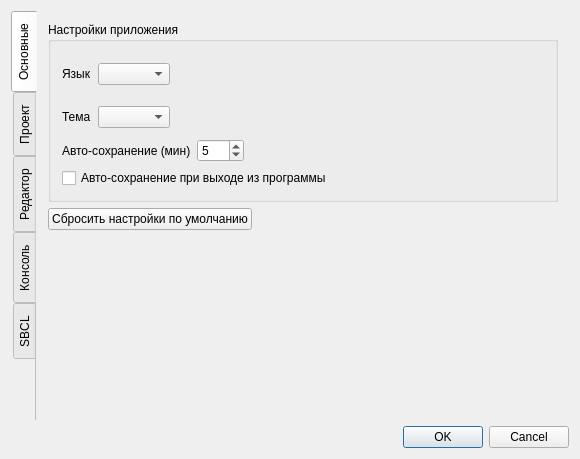
<?xml version="1.0" encoding="UTF-8"?>
<ui version="4.0">
 <class>SettingsDialog</class>
 <widget class="QDialog" name="SettingsDialog">
  <property name="enabled">
   <bool>true</bool>
  </property>
  <property name="geometry">
   <rect>
    <x>0</x>
    <y>0</y>
    <width>580</width>
    <height>459</height>
   </rect>
  </property>
  <property name="minimumSize">
   <size>
    <width>400</width>
    <height>400</height>
   </size>
  </property>
  <property name="contextMenuPolicy">
   <enum>Qt::ContextMenuPolicy::NoContextMenu</enum>
  </property>
  <property name="windowTitle">
   <string>Настройки</string>
  </property>
  <property name="sizeGripEnabled">
   <bool>false</bool>
  </property>
  <property name="modal">
   <bool>false</bool>
  </property>
  <layout class="QGridLayout" name="gridLayout">
   <item row="1" column="0">
    <widget class="QTabWidget" name="tabWidget">
     <property name="contextMenuPolicy">
      <enum>Qt::ContextMenuPolicy::NoContextMenu</enum>
     </property>
     <property name="tabPosition">
      <enum>QTabWidget::TabPosition::West</enum>
     </property>
     <property name="currentIndex">
      <number>0</number>
     </property>
     <property name="elideMode">
      <enum>Qt::TextElideMode::ElideLeft</enum>
     </property>
     <property name="documentMode">
      <bool>true</bool>
     </property>
     <property name="tabsClosable">
      <bool>false</bool>
     </property>
     <property name="movable">
      <bool>false</bool>
     </property>
     <property name="tabBarAutoHide">
      <bool>false</bool>
     </property>
     <widget class="QWidget" name="generalTab">
      <property name="contextMenuPolicy">
       <enum>Qt::ContextMenuPolicy::NoContextMenu</enum>
      </property>
      <attribute name="title">
       <string>Основные</string>
      </attribute>
      <layout class="QGridLayout" name="gridLayout_2">
       <item row="2" column="0">
        <spacer name="general_vSpacer">
         <property name="orientation">
          <enum>Qt::Orientation::Vertical</enum>
         </property>
         <property name="sizeHint" stdset="0">
          <size>
           <width>20</width>
           <height>40</height>
          </size>
         </property>
        </spacer>
       </item>
       <item row="0" column="0">
        <widget class="QGroupBox" name="groupBox">
         <property name="title">
          <string>Настройки приложения</string>
         </property>
         <layout class="QGridLayout" name="gridLayout_4">
          <item row="0" column="0">
           <widget class="QLabel" name="lang_label">
            <property name="sizePolicy">
             <sizepolicy hsizetype="Fixed" vsizetype="Fixed">
              <horstretch>0</horstretch>
              <verstretch>0</verstretch>
             </sizepolicy>
            </property>
            <property name="text">
             <string>Язык</string>
            </property>
           </widget>
          </item>
          <item row="0" column="1">
           <widget class="QComboBox" name="theme_comboBox">
            <property name="sizePolicy">
             <sizepolicy hsizetype="Maximum" vsizetype="Fixed">
              <horstretch>0</horstretch>
              <verstretch>0</verstretch>
             </sizepolicy>
            </property>
            <property name="minimumSize">
             <size>
              <width>0</width>
              <height>0</height>
             </size>
            </property>
           </widget>
          </item>
          <item row="0" column="2" rowspan="2">
           <spacer name="horizontalSpacer_3">
            <property name="orientation">
             <enum>Qt::Orientation::Horizontal</enum>
            </property>
            <property name="sizeHint" stdset="0">
             <size>
              <width>378</width>
              <height>80</height>
             </size>
            </property>
           </spacer>
          </item>
          <item row="1" column="0">
           <widget class="QLabel" name="theme_label">
            <property name="sizePolicy">
             <sizepolicy hsizetype="Fixed" vsizetype="Fixed">
              <horstretch>0</horstretch>
              <verstretch>0</verstretch>
             </sizepolicy>
            </property>
            <property name="text">
             <string>Тема</string>
            </property>
           </widget>
          </item>
          <item row="1" column="1">
           <widget class="QComboBox" name="lang_comboBox">
            <property name="sizePolicy">
             <sizepolicy hsizetype="Maximum" vsizetype="Fixed">
              <horstretch>0</horstretch>
              <verstretch>0</verstretch>
             </sizepolicy>
            </property>
           </widget>
          </item>
          <item row="2" column="0" colspan="3">
           <layout class="QHBoxLayout" name="horizontalLayout_2">
            <item>
             <widget class="QLabel" name="auto_save_every_label">
              <property name="sizePolicy">
               <sizepolicy hsizetype="Fixed" vsizetype="Preferred">
                <horstretch>0</horstretch>
                <verstretch>0</verstretch>
               </sizepolicy>
              </property>
              <property name="text">
               <string>Авто-сохранение (мин)</string>
              </property>
             </widget>
            </item>
            <item>
             <widget class="QSpinBox" name="auto_save_every_spinBox">
              <property name="sizePolicy">
               <sizepolicy hsizetype="Maximum" vsizetype="Fixed">
                <horstretch>0</horstretch>
                <verstretch>0</verstretch>
               </sizepolicy>
              </property>
              <property name="maximum">
               <number>120</number>
              </property>
              <property name="value">
               <number>5</number>
              </property>
             </widget>
            </item>
            <item>
             <spacer name="horizontalSpacer">
              <property name="orientation">
               <enum>Qt::Orientation::Horizontal</enum>
              </property>
              <property name="sizeHint" stdset="0">
               <size>
                <width>40</width>
                <height>20</height>
               </size>
              </property>
             </spacer>
            </item>
           </layout>
          </item>
          <item row="3" column="0" colspan="3">
           <widget class="QCheckBox" name="auto_save_exit_checkBox">
            <property name="text">
             <string>Авто-сохранение при выходе из программы</string>
            </property>
           </widget>
          </item>
         </layout>
        </widget>
       </item>
       <item row="1" column="0">
        <widget class="QPushButton" name="reset_settings_button">
         <property name="sizePolicy">
          <sizepolicy hsizetype="Fixed" vsizetype="Fixed">
           <horstretch>0</horstretch>
           <verstretch>0</verstretch>
          </sizepolicy>
         </property>
         <property name="text">
          <string>Сбросить настройки по умолчанию</string>
         </property>
        </widget>
       </item>
      </layout>
     </widget>
     <widget class="QWidget" name="projectTab">
      <attribute name="title">
       <string>Проект</string>
      </attribute>
      <layout class="QGridLayout" name="gridLayout_15">
       <item row="0" column="0">
        <widget class="QGroupBox" name="groupBox_2">
         <property name="title">
          <string>Настройки дерева проекта</string>
         </property>
         <layout class="QGridLayout" name="gridLayout_11">
          <item row="0" column="0" colspan="2">
           <widget class="QLabel" name="project_default_label">
            <property name="text">
             <string>Путь по умолчанию</string>
            </property>
           </widget>
          </item>
          <item row="0" column="2">
           <widget class="QLineEdit" name="project_default_line"/>
          </item>
          <item row="0" column="3">
           <widget class="QPushButton" name="project_default_browse_button">
            <property name="sizePolicy">
             <sizepolicy hsizetype="Fixed" vsizetype="Fixed">
              <horstretch>0</horstretch>
              <verstretch>0</verstretch>
             </sizepolicy>
            </property>
            <property name="text">
             <string>...</string>
            </property>
           </widget>
          </item>
          <item row="1" column="0">
           <widget class="QLabel" name="project_filter_files_label">
            <property name="text">
             <string>Фильтр файлов</string>
            </property>
           </widget>
          </item>
          <item row="1" column="1" colspan="3">
           <widget class="QLineEdit" name="project_filter_files_line">
            <property name="placeholderText">
             <string>Фильтры исключений через пробел или запятую</string>
            </property>
           </widget>
          </item>
         </layout>
        </widget>
       </item>
       <item row="1" column="0">
        <spacer name="project_spacer">
         <property name="orientation">
          <enum>Qt::Orientation::Vertical</enum>
         </property>
         <property name="sizeHint" stdset="0">
          <size>
           <width>20</width>
           <height>273</height>
          </size>
         </property>
        </spacer>
       </item>
      </layout>
     </widget>
     <widget class="QWidget" name="editrorTab">
      <attribute name="title">
       <string>Редактор</string>
      </attribute>
      <layout class="QGridLayout" name="gridLayout_5">
       <item row="1" column="0">
        <spacer name="verticalSpacer">
         <property name="orientation">
          <enum>Qt::Orientation::Vertical</enum>
         </property>
         <property name="sizeHint" stdset="0">
          <size>
           <width>20</width>
           <height>101</height>
          </size>
         </property>
        </spacer>
       </item>
       <item row="0" column="0">
        <widget class="QGroupBox" name="display_group">
         <property name="sizePolicy">
          <sizepolicy hsizetype="Preferred" vsizetype="Preferred">
           <horstretch>0</horstretch>
           <verstretch>0</verstretch>
          </sizepolicy>
         </property>
         <property name="title">
          <string>Настройки</string>
         </property>
         <layout class="QGridLayout" name="gridLayout_3">
          <item row="0" column="0">
           <widget class="QLabel" name="tabSize_label">
            <property name="text">
             <string>Размер табов</string>
            </property>
           </widget>
          </item>
          <item row="1" column="0" colspan="3">
           <widget class="QCheckBox" name="showLineNum_checkBox">
            <property name="text">
             <string>Показывать номера строк</string>
            </property>
           </widget>
          </item>
          <item row="0" column="1" colspan="2">
           <widget class="QSpinBox" name="tabSize_spinBox">
            <property name="sizePolicy">
             <sizepolicy hsizetype="Maximum" vsizetype="Fixed">
              <horstretch>0</horstretch>
              <verstretch>0</verstretch>
             </sizepolicy>
            </property>
            <property name="minimum">
             <number>1</number>
            </property>
            <property name="maximum">
             <number>16</number>
            </property>
            <property name="value">
             <number>4</number>
            </property>
           </widget>
          </item>
         </layout>
        </widget>
       </item>
      </layout>
     </widget>
     <widget class="QWidget" name="consoleTab">
      <attribute name="title">
       <string>Консоль</string>
      </attribute>
      <layout class="QGridLayout" name="gridLayout_10">
       <item row="0" column="0">
        <widget class="QScrollArea" name="console_scrollArea">
         <property name="frameShape">
          <enum>QFrame::Shape::NoFrame</enum>
         </property>
         <property name="frameShadow">
          <enum>QFrame::Shadow::Plain</enum>
         </property>
         <property name="lineWidth">
          <number>0</number>
         </property>
         <property name="widgetResizable">
          <bool>true</bool>
         </property>
         <widget class="QWidget" name="console_scrollAreaContents">
          <property name="geometry">
           <rect>
            <x>0</x>
            <y>0</y>
            <width>520</width>
            <height>393</height>
           </rect>
          </property>
          <layout class="QGridLayout" name="gridLayout_14">
           <item row="0" column="0">
            <widget class="QGroupBox" name="console_genereal_group">
             <property name="title">
              <string>Ограничения</string>
             </property>
             <layout class="QGridLayout" name="gridLayout_12">
              <item row="2" column="2">
               <widget class="QSpinBox" name="timout_spinBox">
                <property name="maximum">
                 <number>100</number>
                </property>
                <property name="value">
                 <number>25</number>
                </property>
               </widget>
              </item>
              <item row="0" column="0" colspan="2">
               <widget class="QLabel" name="maxLines_label">
                <property name="sizePolicy">
                 <sizepolicy hsizetype="Maximum" vsizetype="Preferred">
                  <horstretch>0</horstretch>
                  <verstretch>0</verstretch>
                 </sizepolicy>
                </property>
                <property name="text">
                 <string>Максимальное
количество строк</string>
                </property>
               </widget>
              </item>
              <item row="2" column="0" colspan="2">
               <widget class="QLabel" name="timout_label">
                <property name="sizePolicy">
                 <sizepolicy hsizetype="Maximum" vsizetype="Preferred">
                  <horstretch>0</horstretch>
                  <verstretch>0</verstretch>
                 </sizepolicy>
                </property>
                <property name="text">
                 <string>Задержка вывода, мс</string>
                </property>
               </widget>
              </item>
              <item row="3" column="2">
               <widget class="QSpinBox" name="chunkSize_spinBox">
                <property name="minimum">
                 <number>10</number>
                </property>
                <property name="maximum">
                 <number>1000</number>
                </property>
                <property name="singleStep">
                 <number>10</number>
                </property>
                <property name="value">
                 <number>100</number>
                </property>
               </widget>
              </item>
              <item row="0" column="2">
               <widget class="QSpinBox" name="maxLines_spinBox">
                <property name="minimum">
                 <number>100</number>
                </property>
                <property name="maximum">
                 <number>1000000</number>
                </property>
                <property name="singleStep">
                 <number>100</number>
                </property>
                <property name="value">
                 <number>100000</number>
                </property>
               </widget>
              </item>
              <item row="3" column="0" colspan="2">
               <widget class="QLabel" name="chunkSize_label">
                <property name="sizePolicy">
                 <sizepolicy hsizetype="Maximum" vsizetype="Preferred">
                  <horstretch>0</horstretch>
                  <verstretch>0</verstretch>
                 </sizepolicy>
                </property>
                <property name="text">
                 <string>Размер обработки
вывода</string>
                </property>
               </widget>
              </item>
              <item row="0" column="3">
               <spacer name="horizontalSpacer_4">
                <property name="orientation">
                 <enum>Qt::Orientation::Horizontal</enum>
                </property>
                <property name="sizeHint" stdset="0">
                 <size>
                  <width>40</width>
                  <height>20</height>
                 </size>
                </property>
               </spacer>
              </item>
             </layout>
            </widget>
           </item>
           <item row="1" column="0">
            <spacer name="verticalSpacer_3">
             <property name="orientation">
              <enum>Qt::Orientation::Vertical</enum>
             </property>
             <property name="sizeHint" stdset="0">
              <size>
               <width>20</width>
               <height>223</height>
              </size>
             </property>
            </spacer>
           </item>
          </layout>
         </widget>
        </widget>
       </item>
      </layout>
     </widget>
     <widget class="QWidget" name="sbclTab">
      <attribute name="title">
       <string>SBCL</string>
      </attribute>
      <layout class="QGridLayout" name="gridLayout_9">
       <item row="0" column="0">
        <widget class="QScrollArea" name="sbcl_scrollArea">
         <property name="frameShape">
          <enum>QFrame::Shape::NoFrame</enum>
         </property>
         <property name="frameShadow">
          <enum>QFrame::Shadow::Plain</enum>
         </property>
         <property name="lineWidth">
          <number>0</number>
         </property>
         <property name="widgetResizable">
          <bool>true</bool>
         </property>
         <widget class="QWidget" name="sbcl_scrollAreatContents">
          <property name="geometry">
           <rect>
            <x>0</x>
            <y>0</y>
            <width>503</width>
            <height>468</height>
           </rect>
          </property>
          <layout class="QGridLayout" name="gridLayout_13">
           <item row="0" column="0">
            <widget class="QGroupBox" name="sbcl_general_group">
             <property name="title">
              <string/>
             </property>
             <layout class="QGridLayout" name="gridLayout_8">
              <item row="0" column="0">
               <layout class="QHBoxLayout" name="sbcl_path_layout">
                <item>
                 <widget class="QLabel" name="sbcl_path_label">
                  <property name="sizePolicy">
                   <sizepolicy hsizetype="Preferred" vsizetype="Fixed">
                    <horstretch>0</horstretch>
                    <verstretch>0</verstretch>
                   </sizepolicy>
                  </property>
                  <property name="text">
                   <string>Путь к SBCL</string>
                  </property>
                 </widget>
                </item>
                <item>
                 <widget class="QLineEdit" name="sbcl_path_lineEdit">
                  <property name="sizePolicy">
                   <sizepolicy hsizetype="Expanding" vsizetype="Fixed">
                    <horstretch>0</horstretch>
                    <verstretch>0</verstretch>
                   </sizepolicy>
                  </property>
                 </widget>
                </item>
                <item>
                 <widget class="QPushButton" name="sbcl_path_pushButton">
                  <property name="sizePolicy">
                   <sizepolicy hsizetype="Maximum" vsizetype="Fixed">
                    <horstretch>0</horstretch>
                    <verstretch>0</verstretch>
                   </sizepolicy>
                  </property>
                  <property name="text">
                   <string>...</string>
                  </property>
                 </widget>
                </item>
               </layout>
              </item>
              <item row="1" column="0">
               <widget class="QCheckBox" name="sbcl_auto_restart_afterCrash_checkBox">
                <property name="text">
                 <string>Авто-перезапуск SBCL при его крахе</string>
                </property>
               </widget>
              </item>
              <item row="2" column="0">
               <layout class="QHBoxLayout" name="parserModeLayout">
                <item>
                 <widget class="QLabel" name="parser_mode_label">
                  <property name="sizePolicy">
                   <sizepolicy hsizetype="Fixed" vsizetype="Fixed">
                    <horstretch>0</horstretch>
                    <verstretch>0</verstretch>
                   </sizepolicy>
                  </property>
                  <property name="text">
                   <string>Режим обработки вывода</string>
                  </property>
                 </widget>
                </item>
                <item>
                 <widget class="QComboBox" name="parser_mode_comboBox">
                  <property name="sizePolicy">
                   <sizepolicy hsizetype="Maximum" vsizetype="Fixed">
                    <horstretch>0</horstretch>
                    <verstretch>0</verstretch>
                   </sizepolicy>
                  </property>
                 </widget>
                </item>
                <item>
                 <spacer name="parser_mode_hSpacer">
                  <property name="orientation">
                   <enum>Qt::Orientation::Horizontal</enum>
                  </property>
                  <property name="sizeHint" stdset="0">
                   <size>
                    <width>40</width>
                    <height>20</height>
                   </size>
                  </property>
                 </spacer>
                </item>
               </layout>
              </item>
             </layout>
            </widget>
           </item>
           <item row="1" column="0">
            <widget class="QGroupBox" name="sbcl_args_group">
             <property name="title">
              <string>Аргументы работы SBCL</string>
             </property>
             <layout class="QGridLayout" name="gridLayout_6">
              <item row="0" column="0" colspan="2">
               <widget class="QCheckBox" name="sbcl_debug_checkBox">
                <property name="text">
                 <string>Режим отладки</string>
                </property>
               </widget>
              </item>
              <item row="1" column="0" colspan="2">
               <widget class="QCheckBox" name="sbcl_no_inform_checkBox">
                <property name="text">
                 <string>Информативное сообщение</string>
                </property>
               </widget>
              </item>
              <item row="2" column="0">
               <widget class="QLabel" name="sbcl_custom_args_labe">
                <property name="sizePolicy">
                 <sizepolicy hsizetype="Preferred" vsizetype="Fixed">
                  <horstretch>0</horstretch>
                  <verstretch>0</verstretch>
                 </sizepolicy>
                </property>
                <property name="text">
                 <string>Доп аргументы:</string>
                </property>
               </widget>
              </item>
              <item row="2" column="1">
               <widget class="QLineEdit" name="sbcl_custom_args_textLine"/>
              </item>
              <item row="3" column="0" colspan="2">
               <widget class="QTextEdit" name="sbcl_args_resultText">
                <property name="sizePolicy">
                 <sizepolicy hsizetype="Preferred" vsizetype="Maximum">
                  <horstretch>0</horstretch>
                  <verstretch>0</verstretch>
                 </sizepolicy>
                </property>
                <property name="maximumSize">
                 <size>
                  <width>16777215</width>
                  <height>50</height>
                 </size>
                </property>
                <property name="readOnly">
                 <bool>true</bool>
                </property>
               </widget>
              </item>
             </layout>
            </widget>
           </item>
           <item row="2" column="0">
            <widget class="QGroupBox" name="sbcl_file_args_group">
             <property name="title">
              <string>Параметры при загрузки файла в SBCL</string>
             </property>
             <layout class="QGridLayout" name="gridLayout_7">
              <item row="3" column="0">
               <widget class="QLabel" name="sbcl_file_format_label">
                <property name="sizePolicy">
                 <sizepolicy hsizetype="Maximum" vsizetype="Preferred">
                  <horstretch>0</horstretch>
                  <verstretch>0</verstretch>
                 </sizepolicy>
                </property>
                <property name="text">
                 <string>Кодировка</string>
                </property>
               </widget>
              </item>
              <item row="1" column="0" colspan="3">
               <widget class="QCheckBox" name="sbcl_file_print_result_checkBox">
                <property name="text">
                 <string>Печатать результаты форм</string>
                </property>
               </widget>
              </item>
              <item row="0" column="0" colspan="3">
               <widget class="QCheckBox" name="sbcl_file_verbose_checkBox">
                <property name="text">
                 <string>Показывать прогресс загрузки</string>
                </property>
               </widget>
              </item>
              <item row="2" column="0" colspan="3">
               <widget class="QCheckBox" name="sbcl_file_show_error_checkBox">
                <property name="text">
                 <string>Отображать ошибку, если файл не найден</string>
                </property>
               </widget>
              </item>
              <item row="3" column="1">
               <widget class="QComboBox" name="sbcl_file_format_comboBox">
                <property name="sizePolicy">
                 <sizepolicy hsizetype="Maximum" vsizetype="Fixed">
                  <horstretch>0</horstretch>
                  <verstretch>0</verstretch>
                 </sizepolicy>
                </property>
               </widget>
              </item>
              <item row="3" column="2">
               <spacer name="sbcl_file_hSpacer">
                <property name="orientation">
                 <enum>Qt::Orientation::Horizontal</enum>
                </property>
                <property name="sizeHint" stdset="0">
                 <size>
                  <width>40</width>
                  <height>20</height>
                 </size>
                </property>
               </spacer>
              </item>
              <item row="4" column="0" colspan="3">
               <widget class="QLineEdit" name="sbcl_file_resultTextLine">
                <property name="readOnly">
                 <bool>true</bool>
                </property>
               </widget>
              </item>
             </layout>
            </widget>
           </item>
           <item row="3" column="0">
            <spacer name="sbcl_vSpacer">
             <property name="orientation">
              <enum>Qt::Orientation::Vertical</enum>
             </property>
             <property name="sizeHint" stdset="0">
              <size>
               <width>20</width>
               <height>40</height>
              </size>
             </property>
            </spacer>
           </item>
          </layout>
         </widget>
        </widget>
       </item>
      </layout>
     </widget>
    </widget>
   </item>
   <item row="2" column="0">
    <widget class="QDialogButtonBox" name="buttonBox">
     <property name="sizePolicy">
      <sizepolicy hsizetype="Minimum" vsizetype="Fixed">
       <horstretch>0</horstretch>
       <verstretch>0</verstretch>
      </sizepolicy>
     </property>
     <property name="contextMenuPolicy">
      <enum>Qt::ContextMenuPolicy::NoContextMenu</enum>
     </property>
     <property name="orientation">
      <enum>Qt::Orientation::Horizontal</enum>
     </property>
     <property name="standardButtons">
      <set>QDialogButtonBox::StandardButton::Cancel|QDialogButtonBox::StandardButton::Ok</set>
     </property>
     <property name="centerButtons">
      <bool>false</bool>
     </property>
    </widget>
   </item>
  </layout>
 </widget>
 <layoutdefault spacing="6" margin="11"/>
 <resources/>
 <connections/>
</ui>
